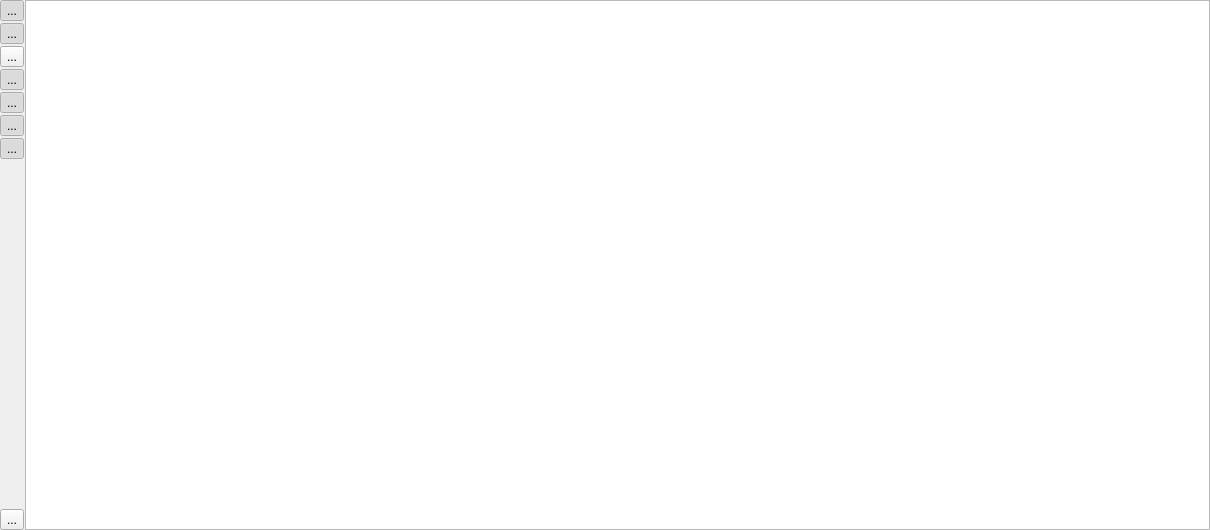
<?xml version="1.0" encoding="UTF-8"?>
<ui version="4.0">
 <class>OutputWidget</class>
 <widget class="QWidget" name="OutputWidget">
  <property name="geometry">
   <rect>
    <x>0</x>
    <y>0</y>
    <width>1210</width>
    <height>530</height>
   </rect>
  </property>
  <property name="windowTitle">
   <string>Form</string>
  </property>
  <layout class="QHBoxLayout" name="horizontalLayout">
   <property name="spacing">
    <number>1</number>
   </property>
   <property name="leftMargin">
    <number>0</number>
   </property>
   <property name="topMargin">
    <number>0</number>
   </property>
   <property name="rightMargin">
    <number>0</number>
   </property>
   <property name="bottomMargin">
    <number>0</number>
   </property>
   <item>
    <layout class="QVBoxLayout" name="verticalLayout">
     <property name="spacing">
      <number>2</number>
     </property>
     <item>
      <widget class="QToolButton" name="infoToolButton">
       <property name="enabled">
        <bool>true</bool>
       </property>
       <property name="toolTip">
        <string/>
       </property>
       <property name="text">
        <string>...</string>
       </property>
       <property name="icon">
        <iconset resource="sate_resources.qrc">
         <normaloff>:/img/icons/info.png</normaloff>:/img/icons/info.png</iconset>
       </property>
       <property name="checkable">
        <bool>true</bool>
       </property>
       <property name="checked">
        <bool>true</bool>
       </property>
      </widget>
     </item>
     <item>
      <widget class="QToolButton" name="errorToolButton">
       <property name="toolTip">
        <string/>
       </property>
       <property name="text">
        <string>...</string>
       </property>
       <property name="icon">
        <iconset resource="sate_resources.qrc">
         <normaloff>:/img/icons/error.png</normaloff>:/img/icons/error.png</iconset>
       </property>
       <property name="checkable">
        <bool>true</bool>
       </property>
       <property name="checked">
        <bool>true</bool>
       </property>
      </widget>
     </item>
     <item>
      <widget class="QToolButton" name="jsonToolButton">
       <property name="text">
        <string>...</string>
       </property>
       <property name="icon">
        <iconset resource="sate_resources.qrc">
         <normaloff>:/img/icons/bug.png</normaloff>:/img/icons/bug.png</iconset>
       </property>
       <property name="checkable">
        <bool>true</bool>
       </property>
      </widget>
     </item>
     <item>
      <widget class="QToolButton" name="entitiesTtoolButton">
       <property name="text">
        <string>...</string>
       </property>
       <property name="icon">
        <iconset resource="sate_resources.qrc">
         <normaloff>:/img/icons/entity_orange.png</normaloff>:/img/icons/entity_orange.png</iconset>
       </property>
       <property name="checkable">
        <bool>true</bool>
       </property>
       <property name="checked">
        <bool>true</bool>
       </property>
      </widget>
     </item>
     <item>
      <widget class="QToolButton" name="messagesToolButton">
       <property name="text">
        <string>...</string>
       </property>
       <property name="icon">
        <iconset resource="sate_resources.qrc">
         <normaloff>:/img/icons/message_orange.png</normaloff>:/img/icons/message_orange.png</iconset>
       </property>
       <property name="checkable">
        <bool>true</bool>
       </property>
       <property name="checked">
        <bool>true</bool>
       </property>
      </widget>
     </item>
     <item>
      <widget class="QToolButton" name="requestToolButton">
       <property name="text">
        <string>...</string>
       </property>
       <property name="icon">
        <iconset resource="sate_resources.qrc">
         <normaloff>:/img/icons/gear_orange.png</normaloff>:/img/icons/gear_orange.png</iconset>
       </property>
       <property name="checkable">
        <bool>true</bool>
       </property>
       <property name="checked">
        <bool>true</bool>
       </property>
      </widget>
     </item>
     <item>
      <widget class="QToolButton" name="responseToolButton">
       <property name="text">
        <string>...</string>
       </property>
       <property name="icon">
        <iconset resource="sate_resources.qrc">
         <normaloff>:/img/icons/response_orange.png</normaloff>:/img/icons/response_orange.png</iconset>
       </property>
       <property name="checkable">
        <bool>true</bool>
       </property>
       <property name="checked">
        <bool>true</bool>
       </property>
      </widget>
     </item>
     <item>
      <spacer name="verticalSpacer">
       <property name="orientation">
        <enum>Qt::Orientation::Vertical</enum>
       </property>
       <property name="sizeHint" stdset="0">
        <size>
         <width>20</width>
         <height>40</height>
        </size>
       </property>
      </spacer>
     </item>
     <item>
      <widget class="QToolButton" name="clearToolButton">
       <property name="toolTip">
        <string>Clear all output.</string>
       </property>
       <property name="text">
        <string>...</string>
       </property>
      </widget>
     </item>
    </layout>
   </item>
   <item>
    <widget class="QTextBrowser" name="output">
     <property name="acceptRichText">
      <bool>false</bool>
     </property>
     <property name="openLinks">
      <bool>false</bool>
     </property>
    </widget>
   </item>
  </layout>
 </widget>
 <resources>
  <include location="sate_resources.qrc"/>
 </resources>
 <connections/>
</ui>
